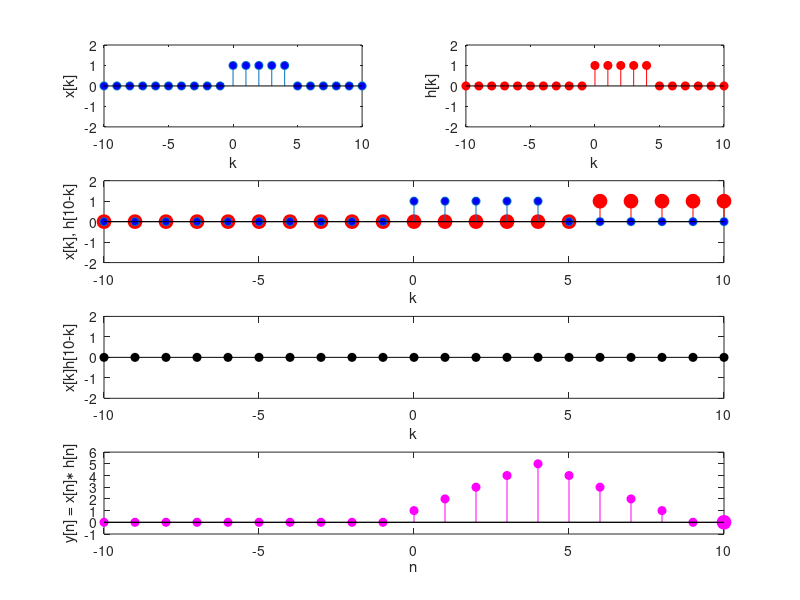

MATLAB code to generate this figure:
clear all
close all
clc

L = 5;
N = 10;
k = -N:N;
x = [zeros(1,N) ones(1,L) zeros(1,N-L+1)];
h = [zeros(1,N) ones(1,L) zeros(1,N-L+1)];

y = [];
figure
i = 1;
for n = -N:N
    subplot(4,2,1)
    stem(k,x,'MarkerFaceColor','blue'), axis([-N N -2 2]), xlabel('k'), ylabel('x[k]')
    subplot(4,2,2)
    stem(k,h,'r','MarkerFaceColor','red'), axis([-N N -2 2]), xlabel('k'), ylabel('h[k]')
  
    if n<0
        subplot(4,2,[3,4])
        stem(k,[h(end-abs(n):-1:1) zeros(1,abs(n))],'r','MarkerFaceColor','red','MarkerSize',10), hold on,
        stem(k,x,'MarkerFaceColor','blue'), axis([-N N -2 2]), xlabel('k'), ylabel(sprintf('x[k], h[%i-k]',n))
        hold off 
        subplot(4,2,[5,6])
        stem(k,x.*[h(end-abs(n):-1:1) zeros(1,abs(n))],'k','MarkerFaceColor','black'), axis([-N N -2 2])
        xlabel('k'), ylabel(sprintf('x[k]h[%i-k]',n))
        subplot(4,2,[7,8])
        y = [y sum(x.*[h(end-abs(n):-1:1) zeros(1,abs(n))])];
        stem(k,[y NaN(1,2*N+1-i)],'m','MarkerFaceColor','magenta'), hold on,
        stem(k(i),y(end),'m','MarkerFaceColor','magenta','MarkerSize',10),
        axis([-N N -1 L+1]), xlabel('n'), ylabel('y[n] = x[n]\ast h[n]')
    else
        subplot(4,2,[3,4])
        stem(k,[zeros(1,n) h(end:-1:1+n) ],'r','MarkerFaceColor','red','MarkerSize',10), hold on,
        stem(k,x,'MarkerFaceColor','blue'), axis([-N N -2 2]), xlabel('k'), ylabel(sprintf('x[k], h[%i-k]',n))
        hold off 
        subplot(4,2,[5,6])
        stem(k,x.*[zeros(1,n) h(end:-1:1+n)],'k','MarkerFaceColor','black'), axis([-N N -2 2])
        xlabel('k'), ylabel(sprintf('x[k]h[%i-k]',n))
        subplot(4,2,[7,8])
        y = [y sum(x.*[zeros(1,n) h(end:-1:1+n)])];
        stem(k,[y NaN(1,2*N+1-i)],'m','MarkerFaceColor','magenta'), hold on,
        stem(k(i),y(end),'m','MarkerFaceColor','magenta','MarkerSize',10),
        axis([-N N -1 L+1]), xlabel('n'), ylabel('y[n] = x[n]\ast h[n]')
    end
    hold off
    pause
    i = i + 1;
end
